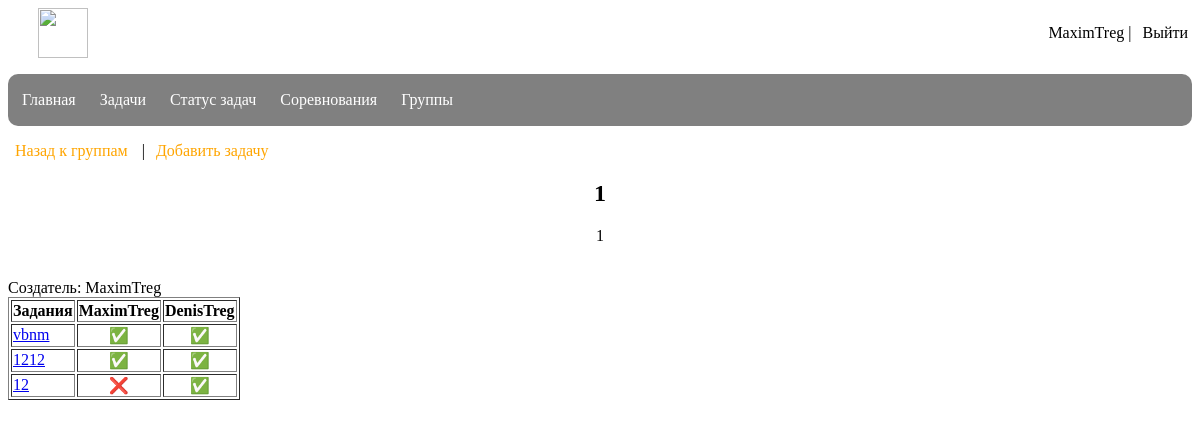
The app's page /groups/1 (signed in) with its own data.
### app/models.py (models this page shows, shortened)
class User(UserMixin, db.Model):
    id = db.Column(db.Integer, primary_key=True)
    username = db.Column(db.String(50), index=True, unique=True)
    email = db.Column(db.String(120), index=True, unique=True)
    password_hash = db.Column(db.String(128))
    groups = db.relationship('UserGroup', backref='user', lazy='dynamic')
    tasks = db.relationship('Task', backref='creator', lazy='dynamic')
    solutions = db.relationship('Solution', backref='user', lazy='dynamic')
    def get_tasks_status(self, user_id):
        solved_tasks = [solution for solution in self.solutions]
        all_tasks = Task.query.all()
        tasks_status = {}
        for task in all_tasks:
            if Solution.query.filter_by(task_id=task.id, user_id=user_id).first() is not None:
                solved_tasks1 = Solution.query.filter_by(task_id=task.id, user_id=user_id)
                is_correct = 0
                for solution in solved_tasks1:
                    print(solution.attempt)
                    is_correct = max(str(task.answer) == str(solution.attempt), is_correct)
                print('jkhjk')
                print(is_correct)
                status = "✅" if is_correct or task.id in tasks_status and tasks_status[task.id]['status'] == "✅" else "❌"
            else:
                status = "❓"
            tasks_status[task.id] = {
                'id': task.id,
                'title': task.title,
                'status': status
            }
        print(tasks_status)
        return tasks_status

class Groups(db.Model):
    id = db.Column(db.Integer, primary_key=True, nullable=False)
    title = db.Column(db.String(100), unique=True, nullable=False)
    statement = db.Column(db.Text, nullable=True)
    admin = db.Column(db.Integer, db.ForeignKey('user.id'))
    users = db.relationship('UserGroup', backref='group', lazy='dynamic')
    tasks = db.relationship('TaskGroup', backref='group', lazy='dynamic')

class Task(db.Model):
    id = db.Column(db.Integer, primary_key=True)
    statement = db.Column(db.String)
    creator_id = db.Column(db.Integer, db.ForeignKey('user.id'))
    title = db.Column(db.String(60))
    answer = db.Column(db.String(60))
    solutions = db.relationship('Solution', backref='task', lazy='dynamic')
    groups = db.relationship('TaskGroup', backref='task', lazy='dynamic')

class Solution(db.Model):
    id = db.Column(db.Integer, primary_key=True)
    task_id = db.Column(db.Integer, db.ForeignKey('task.id'))
    attempt = db.Column(db.String)
    date = db.Column(db.DateTime, index=True, default=datetime.now(), nullable=False)
    user_id = db.Column(db.Integer, db.ForeignKey('user.id'))

### app/routes.py (the view)
@app.route('/groups', defaults={'id': None})
@app.route('/groups/<int:id>')
def groups(id):
    if id:
        group = Groups.query.get(id)
        admin = User.query.get(group.admin)
        return render_template('group.html',  cureent_user=current_user, group=group, admin=admin, User=User, UserGroup=UserGroup, Task=Task, TaskGroup=TaskGroup)
    groups = Groups.query.all()
    return render_template('groups.html', groups=groups)

### app/models.py (called while the page is built)
@login.user_loader
def load_user(id):
    return User.query.get(int(id))

### app/templates/group.html (shortened to what this page needs)
{% extends "base.html" %}
{% block content %}
<a href="{{ url_for('groups') }}" class="sub">Назад к группам</a>
{% if current_user.id == admin.id %}
|
<a href="/add_task_group/{{ group.id }}" class="sub">Добавить задачу</a>
{% endif %}
<h2>{{ group.title }}</h2>
<p class="statement">{{ group.statement }}</p>
<br>
Создатель: {{ admin.username }}
<br>
{% if not current_user.is_anonymous %}
    <table border="1">
        <thead>
            <tr>
                <th>Задания</th>
                {% for user in group.users %}
                    <th>{{ User.query.get(UserGroup.query.get(user.id).user_id).username }}</th>
                {% endfor %}
            </tr>
        </thead>
        <tbody>
        {% for task in group.tasks %}
            <tr>
                <td><a href="/tasks/{{ TaskGroup.query.get(task.id).task_id}}">{{ Task.query.get(TaskGroup.query.get(task.id).task_id).title }}</a></td>
                {% for user in group.users %}
                    <th>{{ User.query.get(UserGroup.query.get(user.id).user_id).get_tasks_status(UserGroup.query.get(user.id).user_id)[TaskGroup.query.get(task.id).task_id]['status'] }}</th>
                {% endfor %}
            </tr>
        {% endfor %}
        </tbody>
    </table>
{% endif %}
{% endblock %}

### app/templates/base.html (shortened to what this page needs)
<html>
    <head>
        <link type="text/css" href="../static/css/styles.css" rel="stylesheet" />
    </head>
    <body>
        <div id="header">
            <a href="/"><img class="logo" src="../static/images/logo.png"></a>
            <div>
                {% if current_user.is_anonymous %}
                <a href="/login" class="login">Войти</a>
                |
                <a href="/register" class="login">Зарегистрироваться</a>
                {% else %}
                <a href="/profile" id="profile_button"> {{ current_user.username }} </a>
                |
                <a href="{{ '/logout' }}" class="login">Выйти</a>
                {% endif %}
            </div>
        </div>
        <div id="menu">
            <ul>
                <li><a href="/">Главная</a></li>
                <li><a href="/tasks">Задачи</a></li>
                {% if not current_user.is_anonymous %}
                    <li><a href="/tasks_status">Статус задач</a></li>
                {% endif %}
                <li><a href="/contests">Соревнования</a></li>
                <li><a href="/groups">Группы</a></li>
            </ul>
        </div>
        {% block content %}{% endblock %}
    </body>
</html>

### app/static/css/styles.css (style rules this page uses)
body { font-family: Comic Sans MS; }
ul { list-style-type: none; padding: 7px; overflow: hidden; background-color: grey; border-radius: 10px; }
.logo { height: 50px; margin-left: 30px; }
#header { display: flex; justify-content: space-between; align-items: center; }
.login { color: black; text-align: center; }
.login { padding: 4px; padding-left: 7px; color: black; border-radius: 5px; text-decoration: none; }
li { float: left; }
li a { display: block; color: white; text-align: center; margin-right: 10px; padding: 10px; padding-left: 7px; padding-right: 7px; border-radius: 10px; text-decoration: none; }
#profile_button { color: black; text-decoration: none; }
h2 { text-align: center; }
.sub { padding: 10px; padding-left: 7px; color: orange; border-radius: 5px; text-decoration: none; }
.statement { text-align: center; }

### records on screen
User: username "MaximTreg", query.get "MaximTreg"
Groups: title "1", statement "1"
User: query.get "DenisTreg"
Task: query.get "vbnm"
Solution: query.get "✅", query.get "❌"
Solution: query.get "✅"
Task: query.get "1212"
Task: query.get "12"
